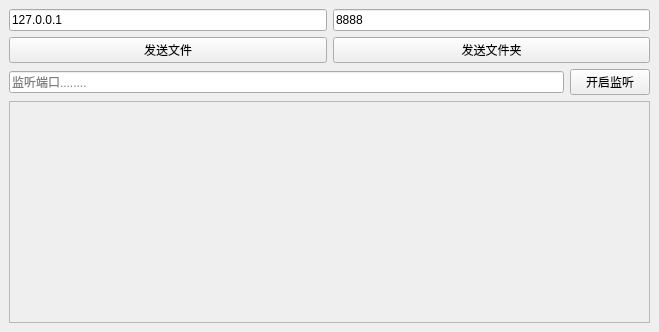
<?xml version="1.0" encoding="UTF-8"?>
<ui version="4.0">
 <class>MainWindow</class>
 <widget class="QMainWindow" name="MainWindow">
  <property name="geometry">
   <rect>
    <x>0</x>
    <y>0</y>
    <width>659</width>
    <height>332</height>
   </rect>
  </property>
  <property name="windowTitle">
   <string>MainWindow</string>
  </property>
  <widget class="QWidget" name="centralwidget">
   <layout class="QVBoxLayout" name="verticalLayout_2">
    <item>
     <layout class="QVBoxLayout" name="verticalLayout">
      <item>
       <layout class="QHBoxLayout" name="horizontalLayout">
        <item>
         <widget class="QLineEdit" name="leIP">
          <property name="inputMask">
           <string/>
          </property>
          <property name="text">
           <string>127.0.0.1</string>
          </property>
          <property name="placeholderText">
           <string>目标IP地址</string>
          </property>
         </widget>
        </item>
        <item>
         <widget class="QLineEdit" name="lePort">
          <property name="text">
           <string>8888</string>
          </property>
          <property name="placeholderText">
           <string>目标端口</string>
          </property>
         </widget>
        </item>
       </layout>
      </item>
      <item>
       <layout class="QHBoxLayout" name="horizontalLayout_3">
        <item>
         <widget class="QPushButton" name="pbSend">
          <property name="text">
           <string>发送文件</string>
          </property>
         </widget>
        </item>
        <item>
         <widget class="QPushButton" name="pbSendDir">
          <property name="text">
           <string>发送文件夹</string>
          </property>
         </widget>
        </item>
       </layout>
      </item>
      <item>
       <layout class="QHBoxLayout" name="horizontalLayout_2">
        <item>
         <widget class="QLineEdit" name="leListenPort">
          <property name="inputMask">
           <string/>
          </property>
          <property name="text">
           <string/>
          </property>
          <property name="placeholderText">
           <string>监听端口........</string>
          </property>
         </widget>
        </item>
        <item>
         <widget class="QPushButton" name="pbListen">
          <property name="text">
           <string>开启监听</string>
          </property>
         </widget>
        </item>
       </layout>
      </item>
      <item>
       <widget class="QScrollArea" name="saShowInfo">
        <property name="widgetResizable">
         <bool>true</bool>
        </property>
        <widget class="QWidget" name="scrollAreaWidgetContents_3">
         <property name="geometry">
          <rect>
           <x>0</x>
           <y>0</y>
           <width>643</width>
           <height>236</height>
          </rect>
         </property>
        </widget>
       </widget>
      </item>
     </layout>
    </item>
   </layout>
  </widget>
 </widget>
 <resources/>
 <connections/>
</ui>
